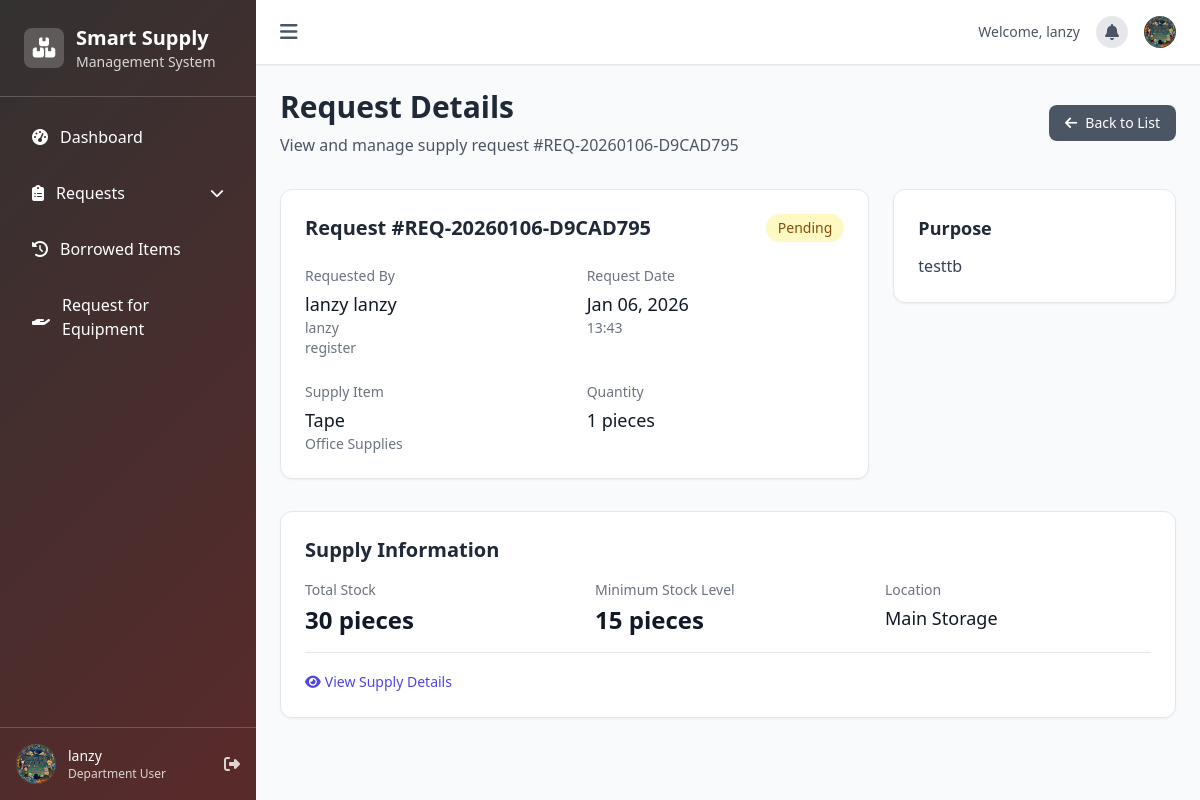
/requests/77/ (signed in), run on the app's committed database.
### inventory/models.py (models this page shows, shortened)
class User(AbstractUser):
    ROLE_CHOICES = [
        ('admin', 'Admin'),
        ('gso_staff', 'GSO Staff'),
        ('department_user', 'Department User'),
    ]
    APPROVAL_STATUS_CHOICES = [
        ('pending', 'Pending Approval'),
        ('approved', 'Approved'),
        ('rejected', 'Rejected'),
    ]
    role = models.CharField(max_length=20, choices=ROLE_CHOICES, default='department_user')
    department = models.CharField(max_length=100, blank=True, null=True)
    phone = models.CharField(max_length=20, blank=True, null=True)
    approval_status = models.CharField(max_length=20, choices=APPROVAL_STATUS_CHOICES, default='approved')
    profile_picture = models.ImageField(upload_to='profile_pictures/', blank=True, null=True)

class SupplyRequest(models.Model):
    STATUS_CHOICES = [
        ('pending', 'Pending'),
        ('approved', 'Approved'),
        ('released', 'Released'),
        ('rejected', 'Rejected'),
    ]
    request_id = models.CharField(max_length=50, unique=True, editable=False)
    user = models.ForeignKey(User, on_delete=models.CASCADE, related_name='supply_requests')
    supply = models.ForeignKey(Supply, on_delete=models.CASCADE, related_name='requests')
    quantity_requested = models.PositiveIntegerField(validators=[MinValueValidator(1)])
    purpose = models.TextField()
    status = models.CharField(max_length=20, choices=STATUS_CHOICES, default='pending')
    approved_by = models.ForeignKey(User, on_delete=models.SET_NULL, null=True, blank=True, related_name='approved_requests')
    approved_at = models.DateTimeField(null=True, blank=True)
    released_by = models.ForeignKey(User, on_delete=models.SET_NULL, null=True, blank=True, related_name='released_requests')
    released_at = models.DateTimeField(null=True, blank=True)
    rejected_reason = models.TextField(blank=True, null=True)
    borrowing_qr_code = models.ImageField(upload_to='borrowing_qr_codes/', blank=True, null=True)
    requested_location = models.CharField(max_length=200, blank=True, null=True, help_text='Location where the requester intends to use the equipment')
    created_at = models.DateTimeField(auto_now_add=True)
    updated_at = models.DateTimeField(auto_now=True)
    class Meta:
        ordering = ['-created_at']

class Supply(models.Model):
    name = models.CharField(max_length=200)
    description = models.TextField()
    category = models.ForeignKey(SupplyCategory, on_delete=models.CASCADE, related_name='supplies')
    quantity = models.PositiveIntegerField(default=0)
    min_stock_level = models.PositiveIntegerField(default=5)
    unit = models.CharField(max_length=50, default='pieces')
    cost_per_unit = models.DecimalField(max_digits=10, decimal_places=2, default=0.00)
    qr_code = models.ImageField(upload_to='qr_codes/', blank=True, null=True)
    image = models.ImageField(upload_to='supply_images/', blank=True, null=True, help_text="Product image or photo")
    location = models.CharField(max_length=100, default='Main Storage')
    is_consumable = models.BooleanField(default=False, help_text="Check if this item is consumable (e.g., paper, pens). Unchecked means non-consumable (e.g., equipment)")
    serial_number = models.CharField(max_length=100, blank=True, null=True, help_text="Serial number or code for tracking")
    date_purchased = models.DateField(blank=True, null=True, help_text="Date when the item was purchased")
    amount = models.DecimalField(max_digits=12, decimal_places=2, default=0.00, help_text="Total purchase amount")
    created_at = models.DateTimeField(auto_now_add=True)
    updated_at = models.DateTimeField(auto_now=True)
    class Meta:
        verbose_name_plural = "Supplies"
    @property
    def is_low_stock(self):
        return self.quantity <= self.min_stock_level

class SupplyCategory(models.Model):
    name = models.CharField(max_length=100)
    description = models.TextField(blank=True)
    is_material = models.BooleanField(default=False, help_text='Mark category as materials (e.g., tables, chairs) so they can be borrowed as equipment')
    created_at = models.DateTimeField(auto_now_add=True)
    class Meta:
        verbose_name_plural = "Supply Categories"

### inventory/views.py (the view)
# urls.py: path('requests/<int:pk>/', views.request_detail, name='request_detail'),
@login_required
def request_detail(request, pk):
    supply_request = get_object_or_404(SupplyRequest, pk=pk)
    user = request.user
    if user.role == 'department_user' and supply_request.user != user:
        messages.error(request, 'You can only view your own requests.')
        return redirect('request_list')
    context = {
        'request': supply_request,
    }
    return render(request, 'inventory/request_detail.html', context)

### templates/inventory/request_detail.html (shortened to what this page needs)
{% extends 'base.html' %}
{% block content %}
<div class="mb-8">
    <div class="flex flex-col md:flex-row md:items-center md:justify-between">
        <div>
            <h1 class="text-3xl font-bold text-gray-800 mb-2">Request Details</h1>
            <p class="text-gray-600">View and manage supply request #{{ request.request_id }}</p>
        </div>
        <div class="mt-4 md:mt-0 flex space-x-2">
            <a href="{% url 'request_list' %}"
                class="inline-flex items-center px-4 py-2 bg-gray-600 text-white text-sm font-medium rounded-lg hover:bg-gray-700 transition-colors">
                <i class="fas fa-arrow-left mr-2"></i>
                Back to List
            </a>
        </div>
    </div>
</div>
<div class="grid grid-cols-1 lg:grid-cols-3 gap-6 mb-8">
    <div class="lg:col-span-2">
        <div class="bg-white rounded-xl shadow-sm border border-gray-200 p-6">
            <div class="flex flex-col md:flex-row md:items-center md:justify-between mb-6">
                <div>
                    <h2 class="text-xl font-semibold text-gray-800">Request #{{ request.request_id }}</h2>
                </div>
                <div class="mt-2 md:mt-0">
                    <span class="inline-flex items-center px-3 py-1 rounded-full text-sm font-medium
                        {% if request.status == 'pending' %}bg-yellow-100 text-yellow-800
                        {% elif request.status == 'approved' %}bg-blue-100 text-blue-800
                        {% elif request.status == 'released' %}bg-green-100 text-green-800
                        {% elif request.status == 'rejected' %}bg-red-100 text-red-800{% endif %}">
                        {{ request.get_status_display }}
                    </span>
                </div>
            </div>
            <div class="grid grid-cols-1 md:grid-cols-2 gap-6">
                <div>
                    <h3 class="text-sm font-medium text-gray-500 mb-1">Requested By</h3>
                    <p class="text-lg font-medium text-gray-900">{{ request.user.get_full_name | default:request.user.username }}</p>
                    <p class="text-sm text-gray-500">{{ request.user.username }}</p>
                    {% if request.user.department %}
                    <p class="text-sm text-gray-500">{{ request.user.department }}</p>
                    {% endif %}
                </div>
                <div>
                    <h3 class="text-sm font-medium text-gray-500 mb-1">Request Date</h3>
                    <p class="text-lg font-medium text-gray-900">{{ request.created_at|date:"M d, Y" }}</p>
                    <p class="text-sm text-gray-500">{{ request.created_at|time:"H:i" }}</p>
                </div>
                <div>
                    <h3 class="text-sm font-medium text-gray-500 mb-1">Supply Item</h3>
                    <p class="text-lg font-medium text-gray-900">{{ request.supply.name }}</p>
                    <p class="text-sm text-gray-500">{{ request.supply.category.name }}</p>
                </div>
                <div>
                    <h3 class="text-sm font-medium text-gray-500 mb-1">Quantity</h3>
                    <p class="text-lg font-medium text-gray-900">{{ request.quantity_requested }} {{ request.supply.unit }}</p>
                </div>
            </div>
        </div>
    </div>
    <div>
        <div class="bg-white rounded-xl shadow-sm border border-gray-200 p-6 mb-6">
            <h3 class="text-lg font-semibold text-gray-800 mb-3">Purpose</h3>
            {% if request.purpose|slice:":12" == "[BORROWING] " %}
            <p class="text-gray-700">{{ request.purpose|slice:"12:" }}</p>
            {% else %}
            <p class="text-gray-700">{{ request.purpose }}</p>
            {% endif %}
        </div>
    </div>
</div>
<div class="bg-white rounded-xl shadow-sm border border-gray-200 p-6 mb-8">
    <h2 class="text-xl font-semibold text-gray-800 mb-4">Supply Information</h2>
    <div class="grid grid-cols-1 md:grid-cols-3 gap-6">
        <div>
            <h3 class="text-sm font-medium text-gray-500 mb-1">Total Stock</h3>
            <p class="text-2xl font-bold text-gray-900">{{ request.supply.quantity }} {{ request.supply.unit }}</p>
        </div>
        <div>
            <h3 class="text-sm font-medium text-gray-500 mb-1">Minimum Stock Level</h3>
            <p class="text-2xl font-bold text-gray-900">{{ request.supply.min_stock_level }} {{ request.supply.unit }}
            </p>
        </div>
        <div>
            <h3 class="text-sm font-medium text-gray-500 mb-1">Location</h3>
            <p class="text-lg font-medium text-gray-900">{{ request.supply.location }}</p>
        </div>
    </div>
    <div class="mt-4 pt-4 border-t border-gray-200">
        <a href="{% url 'supply_detail' request.supply.pk %}"
            class="inline-flex items-center text-indigo-600 hover:text-indigo-800 text-sm font-medium">
            <i class="fas fa-eye mr-1"></i>
            View Supply Details
        </a>
    </div>
</div>
{% endblock %}

### templates/base.html (shortened to what this page needs)
<!DOCTYPE html>
<html lang="en" x-data="{ sidebarOpen: window.innerWidth >= 768, isMobile: window.innerWidth < 768 }" x-init="() => {
    const updateScreenSize = () => {
        const isMobile = window.innerWidth < 768;
        isMobile ? sidebarOpen = false : sidebarOpen = true;
        document.querySelector('[x-data]')._x_dataStack[0].isMobile = isMobile;
    };
    window.addEventListener('resize', updateScreenSize);
    updateScreenSize();
}">
<head>
    <script src="https://cdn.tailwindcss.com"></script>
    <link rel="stylesheet" href="https://cdnjs.cloudflare.com/ajax/libs/font-awesome/6.4.0/css/all.min.css">
    <link rel="stylesheet" href="/static/css/custom.css">
</head>
<body class="bg-gray-50 font-sans {% block body_class %}{% endblock %}">
    <div :class="{'translate-x-0': sidebarOpen, '-translate-x-full': !sidebarOpen}"
        class="fixed inset-y-0 left-0 z-50 w-64 sidebar-bg text-white transition-transform duration-300 ease-in-out md:translate-x-0"
        :style="isMobile ? '' : (sidebarOpen ? 'transform: translateX(0);' : 'transform: translateX(-100%);')">
        <div class="p-6 border-b border-white/20">
            <div class="flex items-center space-x-3">
                <div class="w-10 h-10 bg-white/20 rounded-lg flex items-center justify-center">
                    <i class="fas fa-boxes text-xl"></i>
                </div>
                <div>
                    <h2 class="text-xl font-bold">Smart Supply</h2>
                    <p class="text-sm text-white/80">Management System</p>
                </div>
            </div>
        </div>
        <nav class="p-4 overflow-y-auto h-[calc(100vh-140px)]">
            <div class="space-y-2">
                <a href="{% url 'dashboard' %}"
                    class="sidebar-item flex items-center space-x-3 px-4 py-3 rounded-lg transition-all {% if request.resolver_match.url_name == 'dashboard' %}active{% endif %}">
                    <i class="fas fa-tachometer-alt"></i>
                    <span>Dashboard</span>
                </a>
                <div
                    x-data="{ open: {% if request.resolver_match.url_name in 'request_list,request_create,request_detail,department_request_history' %}true{% else %}false{% endif %} }">
                    <button @click="open = !open"
                        class="sidebar-item w-full flex items-center justify-between px-4 py-3 rounded-lg transition-all">
                        <div class="flex items-center space-x-3">
                            <i class="fas fa-clipboard-list"></i>
                            <span>Requests</span>
                        </div>
                        <i :class="{'rotate-180': open}" class="fas fa-chevron-down text-sm transition-transform"></i>
                    </button>
                </div>
                <a href="{% url 'borrowed_items_list' %}"
                    class="sidebar-item flex items-center space-x-3 px-4 py-3 rounded-lg transition-all {% if request.resolver_match.url_name == 'borrowed_items_list' %}active{% endif %}">
                    <i class="fas fa-history"></i>
                    <span>Borrowed Items</span>
                </a>
                {% if user.role == 'department_user' %}
                <a href="{% url 'request_borrow_item' %}"
                    class="sidebar-item flex items-center space-x-3 px-4 py-3 rounded-lg transition-all {% if request.resolver_match.url_name == 'request_borrow_item' %}active{% endif %}">
                    <i class="fas fa-hand-holding"></i>
                    <span>Request for Equipment</span>
                </a>
                {% endif %}
            </div>
        </nav>
        <div class="absolute bottom-0 left-0 right-0 p-4 border-t border-white/20">
            <div class="flex items-center space-x-3">
                <a href="{% url 'profile_update' %}"
                    class="w-10 h-10 bg-white/20 rounded-full flex items-center justify-center overflow-hidden hover:bg-white/30 transition-colors">
                    {% if user.profile_picture %}
                    <img src="{{ user.profile_picture.url }}" alt="{{ user.username }}"
                        class="w-full h-full object-cover">
                    {% else %}
                    <i class="fas fa-user"></i>
                    {% endif %}
                </a>
                <div class="flex-1 min-w-0">
                    <p class="text-sm font-medium truncate">{{ user.username }}</p>
                    <p class="text-xs text-white/80 truncate">{{ user.get_role_display }}</p>
                </div>
                <form method="post" action="{% url 'logout' %}">
                    <button type="submit" class="text-white/80 hover:text-white" title="Logout">
                        <i class="fas fa-sign-out-alt"></i>
                    </button>
                </form>
            </div>
        </div>
    </div>
    <div :class="{'md:ml-64': sidebarOpen && !isMobile}" class="min-h-screen transition-all duration-300 main-content">
        <div class="hidden md:block bg-white shadow-sm border-b px-6 py-4">
            <div class="flex items-center justify-between">
                <button @click="sidebarOpen = !sidebarOpen" class="text-gray-600 hover:text-gray-900">
                    <i class="fas fa-bars text-xl"></i>
                </button>
                <div class="flex items-center space-x-4">
                    <span class="text-sm text-gray-600">Welcome, {{ user.first_name|default:user.username }}</span>
                    <div class="relative">
                        <button id="notification-button"
                            class="w-8 h-8 rounded-full bg-gray-200 flex items-center justify-center"
                            onclick="toggleNotifications()" aria-haspopup="true" aria-expanded="false">
                            <i class="fas fa-bell text-gray-600"></i>
                        </button>
                    </div>
                    <div class="relative">
                        <a href="{% url 'profile_update' %}"
                            class="w-8 h-8 rounded-full bg-gray-200 flex items-center justify-center overflow-hidden hover:bg-gray-300 transition-colors">
                            {% if user.profile_picture %}
                            <img src="{{ user.profile_picture.url }}" alt="{{ user.username }}"
                                class="w-full h-full object-cover">
                            {% else %}
                            <i class="fas fa-user text-gray-600"></i>
                            {% endif %}
                        </a>
                    </div>
                </div>
            </div>
        </div>
        <main class="p-4 md:p-6">
            {% block content %}{% endblock %}
        </main>
    </div>
</body>
</html>

### data on the page
User: profile_picture (picture), username "lanzy", role "Department User", first_name "lanzy"
SupplyRequest: request_id "REQ-20260106-D9CAD795", status "Pending", user.get_full_name "lanzy lanzy", user.username "lanzy", user.department "register", created_at "Jan 06, 2026", created_at "13:43", supply.name "Tape", supply.category.name "Office Supplies", quantity_requested "1", supply.unit "pieces", purpose "testtb", supply.quantity "30", supply.min_stock_level "15", supply.location "Main Storage"
